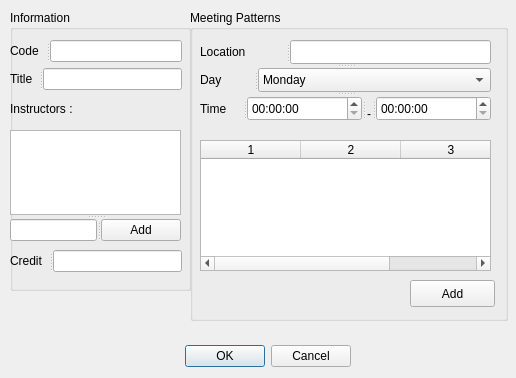
<?xml version="1.0" encoding="UTF-8"?>
<ui version="4.0">
 <class>CourseEntryDlg</class>
 <widget class="QDialog" name="CourseEntryDlg">
  <property name="geometry">
   <rect>
    <x>0</x>
    <y>0</y>
    <width>516</width>
    <height>378</height>
   </rect>
  </property>
  <property name="windowTitle">
   <string>CourseEntry</string>
  </property>
  <widget class="QDialogButtonBox" name="buttonBox">
   <property name="geometry">
    <rect>
     <x>160</x>
     <y>340</y>
     <width>191</width>
     <height>32</height>
    </rect>
   </property>
   <property name="orientation">
    <enum>Qt::Horizontal</enum>
   </property>
   <property name="standardButtons">
    <set>QDialogButtonBox::Cancel|QDialogButtonBox::Ok</set>
   </property>
  </widget>
  <widget class="QGroupBox" name="groupBox">
   <property name="geometry">
    <rect>
     <x>190</x>
     <y>10</y>
     <width>318</width>
     <height>311</height>
    </rect>
   </property>
   <property name="title">
    <string>Meeting Patterns</string>
   </property>
   <widget class="QPushButton" name="addBtn">
    <property name="geometry">
     <rect>
      <x>220</x>
      <y>270</y>
      <width>85</width>
      <height>27</height>
     </rect>
    </property>
    <property name="text">
     <string>Add</string>
    </property>
   </widget>
   <widget class="QTableWidget" name="MPTable">
    <property name="geometry">
     <rect>
      <x>10</x>
      <y>130</y>
      <width>291</width>
      <height>131</height>
     </rect>
    </property>
    <property name="editTriggers">
     <set>QAbstractItemView::NoEditTriggers</set>
    </property>
    <property name="alternatingRowColors">
     <bool>true</bool>
    </property>
    <property name="showGrid">
     <bool>false</bool>
    </property>
    <property name="rowCount">
     <number>0</number>
    </property>
    <property name="columnCount">
     <number>3</number>
    </property>
    <column/>
    <column/>
    <column/>
   </widget>
   <widget class="QSplitter" name="splitter_5">
    <property name="geometry">
     <rect>
      <x>10</x>
      <y>30</y>
      <width>291</width>
      <height>81</height>
     </rect>
    </property>
    <property name="orientation">
     <enum>Qt::Vertical</enum>
    </property>
    <widget class="QSplitter" name="splitter_2">
     <property name="orientation">
      <enum>Qt::Horizontal</enum>
     </property>
     <widget class="QLabel" name="label_6">
      <property name="text">
       <string>Location</string>
      </property>
     </widget>
     <widget class="QLineEdit" name="locEdit"/>
    </widget>
    <widget class="QSplitter" name="splitter_3">
     <property name="orientation">
      <enum>Qt::Horizontal</enum>
     </property>
     <widget class="QLabel" name="label_7">
      <property name="text">
       <string>Day</string>
      </property>
     </widget>
     <widget class="QComboBox" name="dayCombo">
      <item>
       <property name="text">
        <string>Monday</string>
       </property>
      </item>
      <item>
       <property name="text">
        <string>Tuesday</string>
       </property>
      </item>
      <item>
       <property name="text">
        <string>Wednesday</string>
       </property>
      </item>
      <item>
       <property name="text">
        <string>Thursday</string>
       </property>
      </item>
      <item>
       <property name="text">
        <string>Friday</string>
       </property>
      </item>
     </widget>
    </widget>
    <widget class="QSplitter" name="splitter_4">
     <property name="orientation">
      <enum>Qt::Horizontal</enum>
     </property>
     <widget class="QLabel" name="label_8">
      <property name="text">
       <string>Time</string>
      </property>
     </widget>
     <widget class="QSplitter" name="splitter">
      <property name="orientation">
       <enum>Qt::Horizontal</enum>
      </property>
      <widget class="QTimeEdit" name="tStartEdit"/>
      <widget class="QLabel" name="label_10">
       <property name="text">
        <string>-</string>
       </property>
       <property name="alignment">
        <set>Qt::AlignBottom|Qt::AlignHCenter</set>
       </property>
      </widget>
      <widget class="QTimeEdit" name="tEndEdit"/>
     </widget>
    </widget>
   </widget>
  </widget>
  <widget class="QGroupBox" name="groupBox_2">
   <property name="geometry">
    <rect>
     <x>10</x>
     <y>10</y>
     <width>181</width>
     <height>281</height>
    </rect>
   </property>
   <property name="title">
    <string>Information</string>
   </property>
   <widget class="QLabel" name="label_3">
    <property name="geometry">
     <rect>
      <x>0</x>
      <y>90</y>
      <width>101</width>
      <height>17</height>
     </rect>
    </property>
    <property name="text">
     <string>Instructors :</string>
    </property>
   </widget>
   <widget class="QSplitter" name="splitter_7">
    <property name="geometry">
     <rect>
      <x>0</x>
      <y>240</y>
      <width>172</width>
      <height>22</height>
     </rect>
    </property>
    <property name="orientation">
     <enum>Qt::Horizontal</enum>
    </property>
    <widget class="QLabel" name="label_5">
     <property name="text">
      <string>Credit</string>
     </property>
    </widget>
    <widget class="QLineEdit" name="creditEdit"/>
   </widget>
   <widget class="QSplitter" name="splitter_8">
    <property name="geometry">
     <rect>
      <x>0</x>
      <y>30</y>
      <width>172</width>
      <height>22</height>
     </rect>
    </property>
    <property name="orientation">
     <enum>Qt::Horizontal</enum>
    </property>
    <widget class="QLabel" name="label">
     <property name="text">
      <string>Code</string>
     </property>
    </widget>
    <widget class="QLineEdit" name="codeEdit"/>
   </widget>
   <widget class="QSplitter" name="splitter_9">
    <property name="geometry">
     <rect>
      <x>0</x>
      <y>58</y>
      <width>172</width>
      <height>22</height>
     </rect>
    </property>
    <property name="orientation">
     <enum>Qt::Horizontal</enum>
    </property>
    <widget class="QLabel" name="label_2">
     <property name="text">
      <string>Title</string>
     </property>
    </widget>
    <widget class="QLineEdit" name="titleEdit"/>
   </widget>
   <widget class="QSplitter" name="splitter_10">
    <property name="geometry">
     <rect>
      <x>0</x>
      <y>120</y>
      <width>171</width>
      <height>111</height>
     </rect>
    </property>
    <property name="orientation">
     <enum>Qt::Vertical</enum>
    </property>
    <widget class="QListWidget" name="instList"/>
    <widget class="QSplitter" name="splitter_6">
     <property name="orientation">
      <enum>Qt::Horizontal</enum>
     </property>
     <widget class="QLineEdit" name="instEdit"/>
     <widget class="QPushButton" name="instAddBtn">
      <property name="text">
       <string>Add</string>
      </property>
     </widget>
    </widget>
   </widget>
  </widget>
 </widget>
 <resources/>
 <connections>
  <connection>
   <sender>buttonBox</sender>
   <signal>accepted()</signal>
   <receiver>CourseEntryDlg</receiver>
   <slot>accept()</slot>
   <hints>
    <hint type="sourcelabel">
     <x>248</x>
     <y>254</y>
    </hint>
    <hint type="destinationlabel">
     <x>157</x>
     <y>274</y>
    </hint>
   </hints>
  </connection>
  <connection>
   <sender>buttonBox</sender>
   <signal>rejected()</signal>
   <receiver>CourseEntryDlg</receiver>
   <slot>reject()</slot>
   <hints>
    <hint type="sourcelabel">
     <x>316</x>
     <y>260</y>
    </hint>
    <hint type="destinationlabel">
     <x>286</x>
     <y>274</y>
    </hint>
   </hints>
  </connection>
 </connections>
</ui>
